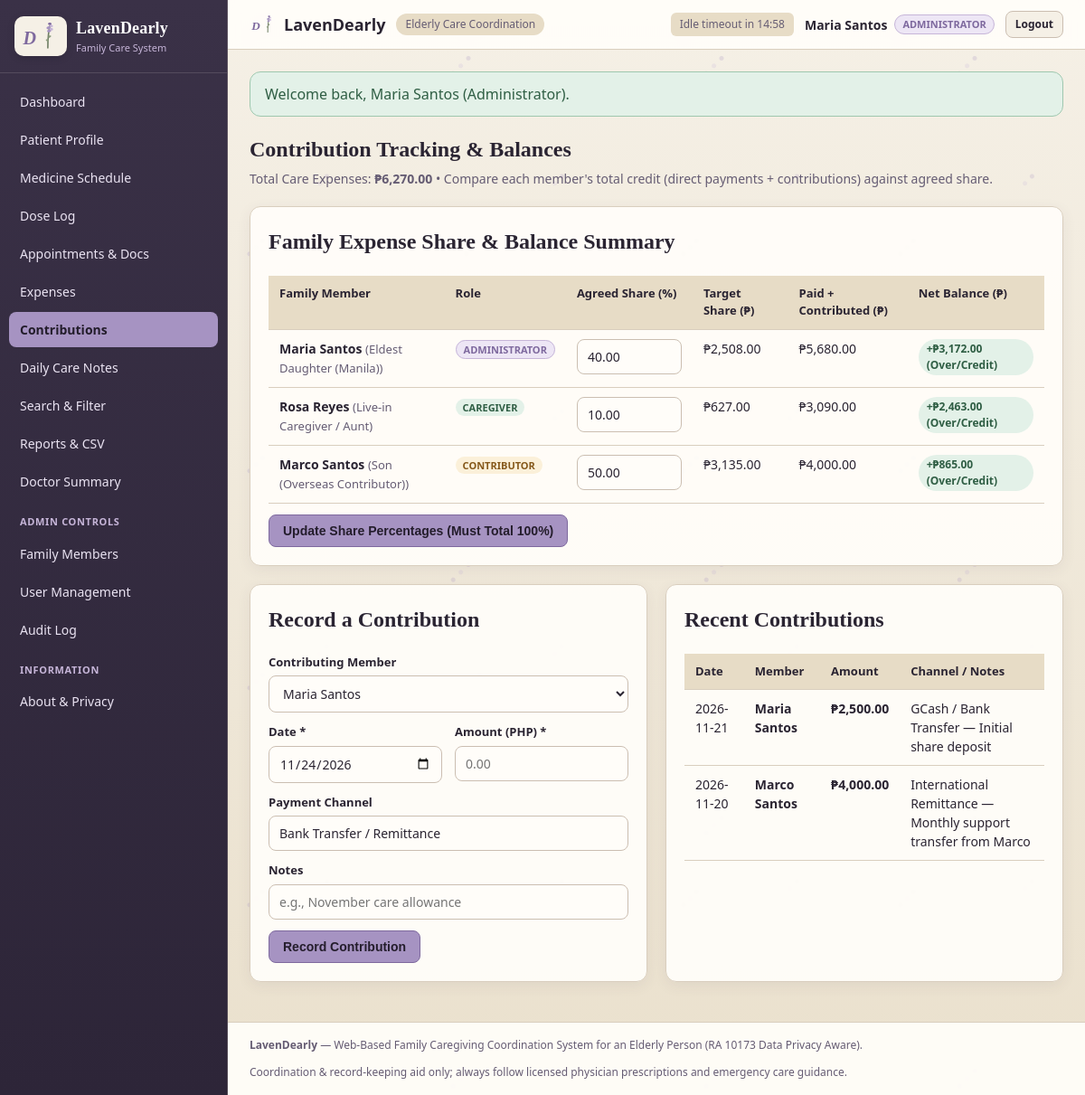
Page /contributions.php (signed in) on the committed database.
### tables this page shows
CREATE TABLE IF NOT EXISTS users (
  id INT AUTO_INCREMENT PRIMARY KEY,
  full_name VARCHAR(120) NOT NULL,
  email VARCHAR(140) NOT NULL UNIQUE,
  password_hash VARCHAR(255) NOT NULL,
  relationship_label VARCHAR(80) NOT NULL,
  role ENUM('administrator', 'caregiver', 'contributor') NOT NULL DEFAULT 'contributor',
  agreed_share_pct DECIMAL(5,2) NOT NULL DEFAULT 0.00,
  is_active TINYINT(1) NOT NULL DEFAULT 1,
  last_login_at DATETIME NULL,
  created_at TIMESTAMP DEFAULT CURRENT_TIMESTAMP
);

CREATE TABLE IF NOT EXISTS contributions (
  id INT AUTO_INCREMENT PRIMARY KEY,
  patient_id INT NOT NULL DEFAULT 1,
  user_id INT NOT NULL,
  contribution_date DATE NOT NULL,
  amount DECIMAL(10,2) NOT NULL,
  channel VARCHAR(80) DEFAULT 'Bank Transfer / Remittance',
  notes VARCHAR(255) DEFAULT '',
  created_at TIMESTAMP DEFAULT CURRENT_TIMESTAMP,
  FOREIGN KEY (patient_id) REFERENCES patients(id) ON DELETE CASCADE,
  FOREIGN KEY (user_id) REFERENCES users(id)
);

### includes/auth.php (called while the page is built, shortened)
<?php
function e(?string $value): string {
    return htmlspecialchars((string)($value ?? ''), ENT_QUOTES | ENT_SUBSTITUTE, 'UTF-8');
}
function require_login(): array {
    $pdo = get_db();
    $stmt = $pdo->prepare('SELECT id, full_name, email, relationship_label, role, agreed_share_pct, is_active, last_login_at FROM users WHERE id = :id LIMIT 1');
    $stmt->execute([':id' => (int)$_SESSION['user_id']]);
    $user = $stmt->fetch();
    return $user;
}
function take_flash(): ?array {
    $f = $_SESSION['flash'];
    return $f;
}

### contributions.php (the view, shortened to what this page needs)
<?php
require_once __DIR__ . '/includes/auth.php';
$currentUser = require_login();
$pdo = get_db();
$users = $pdo->query('SELECT id, full_name, relationship_label, role, agreed_share_pct FROM users WHERE is_active = 1 ORDER BY id ASC')->fetchAll();
$totalExpenses = (float)$pdo->query('SELECT COALESCE(SUM(amount), 0) FROM expenses')->fetchColumn();
$paidByUserStmt = $pdo->query('SELECT paid_by, COALESCE(SUM(amount), 0) AS total_paid FROM expenses GROUP BY paid_by');
$directPaid = [];
foreach ($paidByUserStmt->fetchAll() as $r) {
    $directPaid[(int)$r['paid_by']] = (float)$r['total_paid'];
}
$contribByUserStmt = $pdo->query('SELECT user_id, COALESCE(SUM(amount), 0) AS total_contrib FROM contributions GROUP BY user_id');
$contributed = [];
foreach ($contribByUserStmt->fetchAll() as $r) {
    $contributed[(int)$r['user_id']] = (float)$r['total_contrib'];
}
$recentContribs = $pdo->query('SELECT c.*, u.full_name FROM contributions c JOIN users u ON u.id = c.user_id ORDER BY c.contribution_date DESC, c.id DESC LIMIT 25')->fetchAll();
$activePage = 'contributions.php';
include __DIR__ . '/includes/header.php';
?>
<div class="page-header">
  <div>
    <h1>Contribution Tracking &amp; Balances</h1>
    <p>Total Care Expenses: <strong>&#8369;<?= number_format($totalExpenses, 2) ?></strong> • Compare each member's total credit (direct payments + contributions) against agreed share.</p>
  </div>
</div>
<div class="card">
  <h2>Family Expense Share &amp; Balance Summary</h2>
  <form method="post" action="contributions.php">
    <div class="table-wrap">
      <table>
        <thead>
          <tr>
            <th>Family Member</th>
            <th>Role</th>
            <th>Agreed Share (%)</th>
            <th>Target Share (&#8369;)</th>
            <th>Paid + Contributed (&#8369;)</th>
            <th>Net Balance (&#8369;)</th>
          </tr>
        </thead>
        <tbody>
          <?php foreach ($users as $u): ?>
            <?php
              $uid = (int)$u['id'];
              $pct = (float)$u['agreed_share_pct'];
              $targetAmt = round($totalExpenses * ($pct / 100.0), 2);
              $creditAmt = ($directPaid[$uid] ?? 0.0) + ($contributed[$uid] ?? 0.0);
              $balance = round($creditAmt - $targetAmt, 2);
            ?>
            <tr>
              <td><strong><?= e($u['full_name']) ?></strong> <span class="kpi-sub">(<?= e($u['relationship_label']) ?>)</span></td>
              <td><span class="role-badge role-<?= e($u['role']) ?>"><?= e($u['role']) ?></span></td>
              <td style="width:140px;">
                <?php if ($currentUser['role'] === 'administrator'): ?>
                  <input type="number" step="0.01" min="0" max="100" name="shares[<?= $uid ?>]" value="<?= number_format($pct, 2, '.', '') ?>">
                <?php else: ?>
                  <?= number_format($pct, 2) ?>%
                <?php endif; ?>
              </td>
              <td>&#8369;<?= number_format($targetAmt, 2) ?></td>
              <td>&#8369;<?= number_format($creditAmt, 2) ?></td>
              <td>
                <?php if ($balance >= 0): ?>
                  <span class="badge badge-paid">+&#8369;<?= number_format($balance, 2) ?> (Over/Credit)</span>
                <?php else: ?>
                  <span class="badge badge-owed">-&#8369;<?= number_format(abs($balance), 2) ?> (Remaining Share)</span>
                <?php endif; ?>
              </td>
            </tr>
          <?php endforeach; ?>
        </tbody>
      </table>
    </div>
    <?php if ($currentUser['role'] === 'administrator'): ?>
      <div style="margin-top:12px;">
        <button type="submit" class="btn btn-primary">Update Share Percentages (Must Total 100%)</button>
      </div>
    <?php endif; ?>
  </form>
</div>
<div class="grid-2">
  <div class="card">
    <h2>Record a Contribution</h2>
    <form method="post" action="contributions.php">
      <?php if ($currentUser['role'] === 'administrator'): ?>
        <div class="form-group">
          <label for="user_id">Contributing Member</label>
          <select id="user_id" name="user_id">
            <?php foreach ($users as $u): ?>
              <option value="<?= (int)$u['id'] ?>" <?= (int)$u['id'] === (int)$currentUser['id'] ? 'selected' : '' ?>><?= e($u['full_name']) ?></option>
            <?php endforeach; ?>
          </select>
        </div>
      <?php endif; ?>
      <div class="form-grid">
        <div class="form-group">
          <label for="contribution_date">Date *</label>
          <input type="date" id="contribution_date" name="contribution_date" required value="<?= date('Y-m-d') ?>">
        </div>
        <div class="form-group">
          <label for="amount">Amount (PHP) *</label>
          <input type="number" id="amount" name="amount" step="0.01" min="0.01" required placeholder="0.00">
        </div>
      </div>
      <div class="form-group">
        <label for="channel">Payment Channel</label>
        <input type="text" id="channel" name="channel" value="Bank Transfer / Remittance">
      </div>
      <div class="form-group">
        <label for="notes">Notes</label>
        <input type="text" id="notes" name="notes" placeholder="e.g., November care allowance">
      </div>
      <button type="submit" class="btn btn-primary">Record Contribution</button>
    </form>
  </div>
  <div class="card">
    <h2>Recent Contributions</h2>
    <div class="table-wrap">
      <table>
        <thead><tr><th>Date</th><th>Member</th><th>Amount</th><th>Channel / Notes</th></tr></thead>
        <tbody>
          <?php foreach ($recentContribs as $c): ?>
            <tr>
              <td><?= e($c['contribution_date']) ?></td>
              <td><strong><?= e($c['full_name']) ?></strong></td>
              <td><strong>&#8369;<?= number_format((float)$c['amount'], 2) ?></strong></td>
              <td><?= e($c['channel']) ?><?= $c['notes'] ? ' — ' . e($c['notes']) : '' ?></td>
            </tr>
          <?php endforeach; ?>
        </tbody>
      </table>
    </div>
  </div>
</div>
<?php include __DIR__ . '/includes/footer.php'; ?>

### includes/header.php (shortened to what this page needs)
<?php
$currentUser = $currentUser ?? null;
$activePage = $activePage ?? basename($_SERVER['PHP_SELF']);
$flash = function_exists('take_flash') ? take_flash() : null;
$role = $currentUser['role'] ?? '';
?>
<!DOCTYPE html>
<html lang="en">
<head>
  <link rel="stylesheet" href="assets/css/style.css">
</head>
<body>
  <div class="app-shell">
    <?php if ($currentUser): ?>
    <aside class="sidebar" id="sidebar">
      <div class="brand-box">
        <div class="brand-mark" aria-hidden="true">
          <svg class="logo-svg" viewBox="0 0 64 52" xmlns="http://www.w3.org/2000/svg">
            <text x="5" y="38" fill="#7E699E" class="logo-d">D</text>
          </svg>
        </div>
        <div>
          <div class="brand-title">LavenDearly</div>
          <div class="brand-sub">Family Care System</div>
        </div>
      </div>
      <nav class="nav-list">
        <a href="dashboard.php" class="nav-item <?= $activePage === 'dashboard.php' ? 'active' : '' ?>">Dashboard</a>
        <a href="patient.php" class="nav-item <?= $activePage === 'patient.php' ? 'active' : '' ?>">Patient Profile</a>
        <a href="medicines.php" class="nav-item <?= $activePage === 'medicines.php' ? 'active' : '' ?>">Medicine Schedule</a>
        <a href="doselog.php" class="nav-item <?= $activePage === 'doselog.php' ? 'active' : '' ?>">Dose Log</a>
        <a href="appointments.php" class="nav-item <?= $activePage === 'appointments.php' ? 'active' : '' ?>">Appointments &amp; Docs</a>
        <a href="expenses.php" class="nav-item <?= $activePage === 'expenses.php' ? 'active' : '' ?>">Expenses</a>
        <a href="contributions.php" class="nav-item <?= $activePage === 'contributions.php' ? 'active' : '' ?>">Contributions</a>
        <a href="notes.php" class="nav-item <?= $activePage === 'notes.php' ? 'active' : '' ?>">Daily Care Notes</a>
        <a href="search.php" class="nav-item <?= $activePage === 'search.php' ? 'active' : '' ?>">Search &amp; Filter</a>
        <a href="reports.php" class="nav-item <?= $activePage === 'reports.php' ? 'active' : '' ?>">Reports &amp; CSV</a>
        <a href="summary.php" class="nav-item <?= $activePage === 'summary.php' ? 'active' : '' ?>">Doctor Summary</a>
        <?php if ($role === 'administrator'): ?>
          <div class="nav-divider">Admin Controls</div>
          <a href="members.php" class="nav-item <?= $activePage === 'members.php' ? 'active' : '' ?>">Family Members</a>
          <a href="users.php" class="nav-item <?= $activePage === 'users.php' ? 'active' : '' ?>">User Management</a>
          <a href="audit.php" class="nav-item <?= $activePage === 'audit.php' ? 'active' : '' ?>">Audit Log</a>
        <?php endif; ?>
        <div class="nav-divider">Information</div>
        <a href="about.php" class="nav-item <?= $activePage === 'about.php' ? 'active' : '' ?>">About &amp; Privacy</a>
      </nav>
    </aside>
    <?php endif; ?>
    <div class="main-column">
      <header class="topbar">
        <div class="topbar-left">
          <a href="<?= $currentUser ? 'dashboard.php' : 'index.php' ?>" class="topbar-brand-group">
            <svg class="topbar-logo-mini" viewBox="0 0 64 52" xmlns="http://www.w3.org/2000/svg" aria-hidden="true">
              <text x="5" y="38" fill="#7E699E" class="logo-d">D</text>
            </svg>
            <span>LavenDearly</span>
          </a>
          <span class="topbar-tag">Elderly Care Coordination</span>
        </div>
        <div class="topbar-right">
          <?php if ($currentUser): ?>
            <span class="session-badge" id="sessionTimer">Session active</span>
            <div class="user-pill">
              <strong><?= e($currentUser['full_name']) ?></strong>
              <span class="role-badge role-<?= e($currentUser['role']) ?>"><?= e(ucfirst($currentUser['role'])) ?></span>
            </div>
            <a href="logout.php" class="btn btn-sm btn-outline">Logout</a>
          <?php else: ?>
            <a href="about.php" class="btn btn-sm btn-ghost">About</a>
            <a href="login.php" class="btn btn-sm btn-primary">Login</a>
          <?php endif; ?>
        </div>
      </header>
      <main class="content-area">
        <?php if ($flash): ?>
          <div class="flash flash-<?= e($flash['type']) ?>"><?= e($flash['message']) ?></div>
        <?php endif; ?>

### rows in the picture
users: full_name "Maria Santos", role "ADMINISTRATOR", relationship_label "Eldest Daughter (Manila)", agreed_share_pct "40.00", targetAmt "2,508.00", id "5,680.00", balance "3,172.00"
users: full_name "Rosa Reyes", relationship_label "Live-in Caregiver / Aunt", role "CAREGIVER", agreed_share_pct "10.00", targetAmt "627.00", id "3,090.00", balance "2,463.00"
users: full_name "Marco Santos", relationship_label "Son (Overseas Contributor)", role "CONTRIBUTOR", agreed_share_pct "50.00", targetAmt "3,135.00", id "4,000.00", balance "865.00"
contributions: contribution_date "2026-11-21", user.full_name "Maria Santos", amount "2,500.00", channel "GCash / Bank Transfer", notes "Initial share deposit"
contributions: contribution_date "2026-11-20", user.full_name "Marco Santos", amount "4,000.00", channel "International Remittance", notes "Monthly support transfer from Marco"

### other values in the picture
$flash['message'] "Welcome back, Maria Santos (Administrator)."
$totalExpenses "6,270.00"
form field user_id "Maria Santos"
